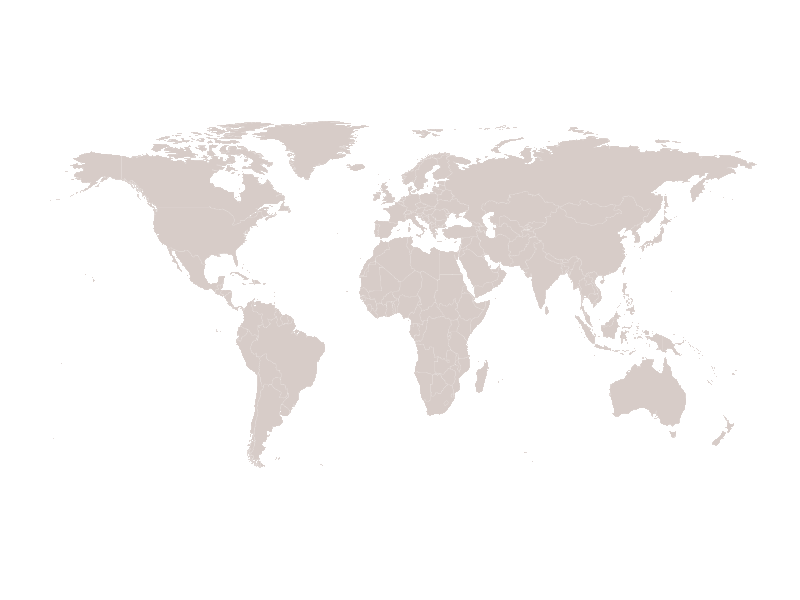

Write R code to recreate this figure.
######################################################################################
### Benny Rice ### 2021 Jan 28 #######################################################
### Figure 1 for Baker et al review on global connectivity and infectious diseases ###
######################################################################################

library(tidyverse)
library(here)

######################################################################################
### Figure 1A: Map with historical epidemics ###
######################################################################################

### 1: Overland travel: Antonine, Cyprian, and Justinian plagues in 2nd, 3rd, and 6th centuries: Mediterranean
###    Late antiquity: 4th-6th centuries; Classical antiquity: 8th century BC - 6th century AD
### 2: Maritime travel: Columbus contact: Europe - Americas
### 3: Maritime travel: Trans-atlantic slave trade: Africa - Americas
### 4: Air travel: SARS: Asia - Global

# Refs for classical antiquity pandemics
# https://www.cambridge.org/core/journals/journal-of-economic-history/article/plague-and-lethal-epidemics-in-the-preindustrial-world/1D2D564AD8560ABACAF9D81A65F27CED
# https://www.sciencedirect.com/science/article/pii/S1473309913703232?casa_token=sbNL1Stx6PoAAAAA:coZNre9d3_OrnynZmAmaAiHEVoK_b_yb-LB7G_kJjFvvgNXKdWCFiNTNnUkgoD2hwibNGU7sCA
# https://www.cambridge.org/core/journals/journal-of-roman-archaeology/article/abs/impact-of-the-antonine-plague/B510B697DB444B274465A50381267380
# https://www.cambridge.org/core/journals/journal-of-roman-archaeology/article/abs/pandemics-and-passages-to-late-antiquity-rethinking-the-plague-of-c249270-described-by-cyprian/BF0A142F1864D05FDC0C3439D182B7B0

# Ref for Trans-atlantic slave trade and malaria:
# https://www.annualreviews.org/doi/abs/10.1146/annurev-genet-120215-035211?casa_token=B9GHXaSi0ZIAAAAA:I8lTQkLr6DGzd39CSCylKr-jDMQ8mfnS2jrv6CwtV38mre5tadEUwxpFsGeVfYp8iOv4qGRV1bHX

# Generating a map of the world, removing Antarctica (author is unaware of any epidemics in Antarctica)
map.world <- map_data('world') %>% filter(region != "Antarctica")

# Plotting map
ggplot(map.world, aes(x = long, y = lat, group = group)) +
  geom_polygon(fill="#d7ccc8", colour = "white", size = 0.04) +
  coord_fixed(1.3) +
  theme(panel.background = element_blank(),
        axis.title = element_blank(),
        axis.text = element_blank(),
        axis.ticks = element_blank())

# Adding arrows for movements in powerpoint (could do in R but would take more time)




######################################################################################
### Figure 1B: Post-1970s rapid growth in travel, trade, urbanization
######################################################################################

# 'more frequent transport of people and goods between larger, denser population centers'

# Reading in World Bank data
# 1. IS.AIR.PSGR Air transport, passengers carried (https://data.worldbank.org/indicator/IS.AIR.PSGR)




#Grab, clean worldbank data
# Show world above then split by region? 3 rows x 2 columns
# WLD World

# EAS East Asia & Pacific
# ECS Europe & Central Asia
# MEA Middle East & North Africa 
# SSF Sub-Saharan Africa
# LCN Latin America & Caribbean
# NAC North America

# Plot as % increase since 1970?







